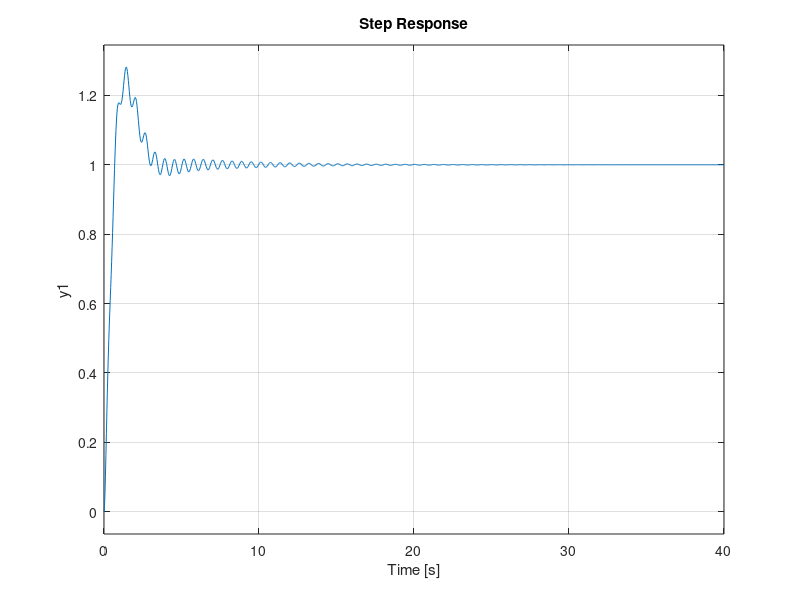

This chart was generated by the following MATLAB code:
s = tf( 's' )
sysL = (s+1)*(s^2+81)/(s^2*(s+13)*(s^2+100));
%rlocus( sysL );
%[ K, p ] = rlocfind( sysL );
K=35;
CL = feedback(K*sysL,1);
step(CL);